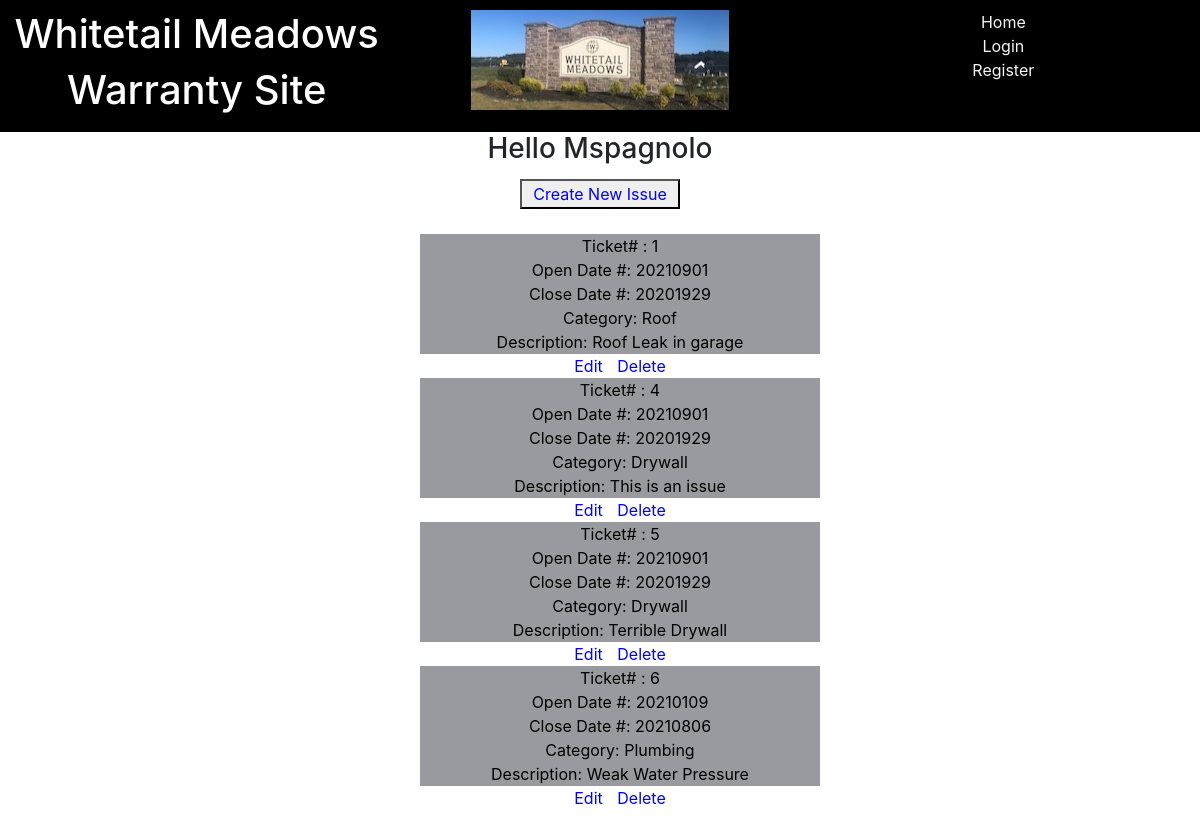
The app's page /welcome/1, older data.
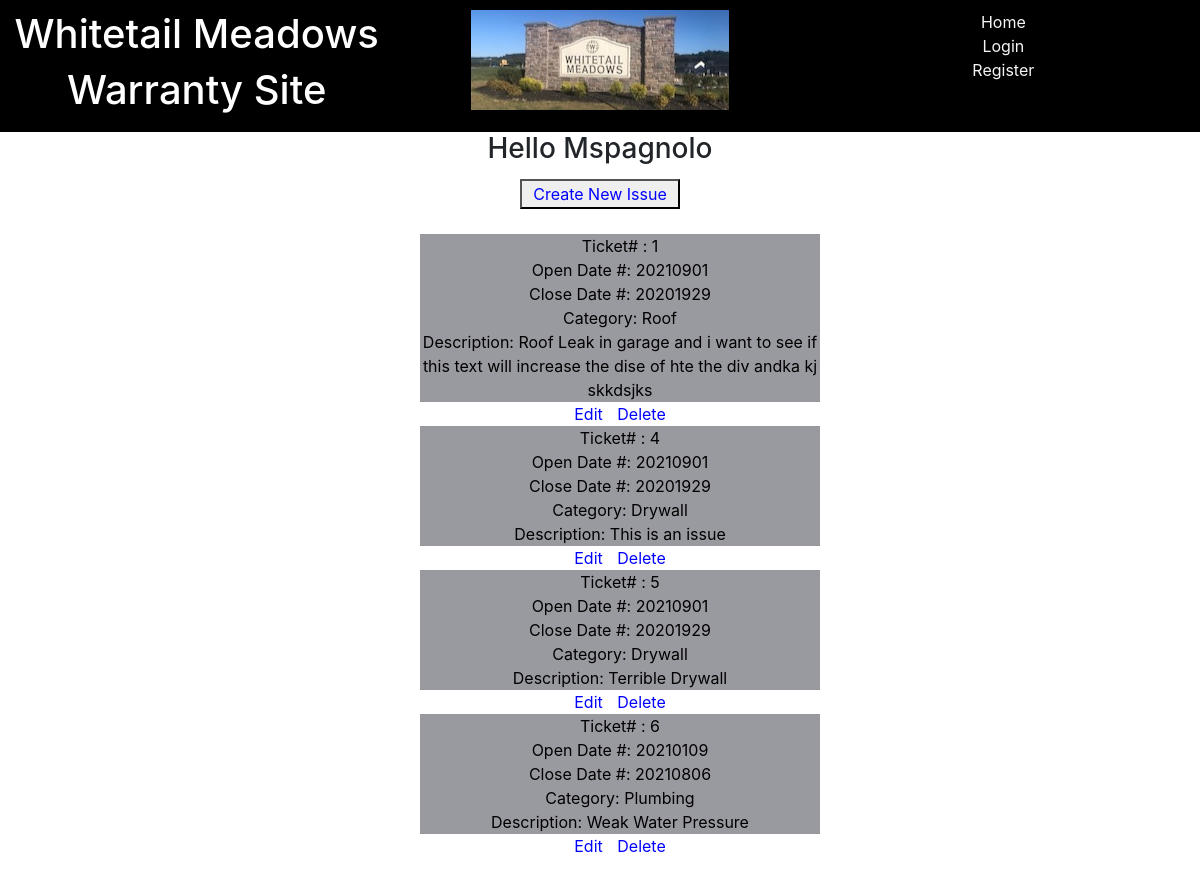
The same page, newer data.
### project_files/models.py (models this page shows, shortened)
class User(db.Model,UserMixin):
    __tablename__ = 'users'
    id = db.Column(db.Integer,primary_key=True)
    email = db.Column(db.String(64),unique=True,index=True)
    username = db.Column(db.String(64),unique=True,index=True)
    password_hash = db.Column(db.String(128))
    address = db.Column(db.String(128),unique=True,index=True)
    tickets = db.relationship('TicketModel',backref='tickets',lazy='dynamic')

class TicketModel(db.Model):
    __tablename__ = 'tickets'
    id = db.Column(db.Integer,primary_key=True)
    home_id = db.Column(db.Integer,db.ForeignKey('users.id'))
    desc = db.Column(db.Text)
    create_date = db.Column(db.Text) #MMDDYYYY
    close_date = db.Column(db.Text)
    category_id = db.Column(db.Integer,db.ForeignKey('category.id'))

class CategoryModel(db.Model):
    __tablename__='category'
    id = db.Column(db.Integer,primary_key=True)
    category = db.Column(db.Text)

### app.py (the view)
@app.route('/welcome/<user_id>',methods=['GET','POST'])
def welcome_user(user_id=0):
    user_id = int(user_id)
    session['user_id']=user_id
    owner = User.query.get_or_404(user_id).username
    tickets = db.session.query(CategoryModel.category,TicketModel.id,TicketModel.desc,\
        TicketModel.create_date,TicketModel.close_date)\
        .outerjoin(CategoryModel,TicketModel.category_id==CategoryModel.id).filter(TicketModel.home_id==user_id).all()
    return render_template('welcome_user.html',tickets=tickets,user_id=user_id,owner=owner)

### project_files/templates/welcome_user.html (shortened to what this page needs)
<!DOCTYPE html>
<html lang="en">
<head>
</head>
{% extends "base.html" %}
{% block content %}
<body>
    <div>
                <h3>Hello {{owner}} </h3>
                <h2>  <h2>
            <button><a href="{{url_for('add_item')}}"> Create New Issue </a></button>
            <ul>
                {% for ticket in tickets %}
                <li class='listitem'>
                    <div>Ticket# : {{ticket.id}}</div>
                    <div>Open Date #: {{ticket.create_date}}</div>
                    <div>Close Date #: {{ticket.close_date}}</div>
                    <div>Category: {{ticket.category}}</div>
                    <div>Description: {{ticket.desc}}</div>
                </li>
                <a href="/ticket/{{ticket.id}}">Edit</a>
                <a href="{{url_for('delete',ticket_id = ticket.id)}}">Delete</a>
                {% endfor %}
            </ul>
    </div>
</body>
{% endblock %}

### project_files/templates/base.html (shortened to what this page needs)
<!DOCTYPE html>
<html lang="en">
<head>
    <link rel="stylesheet" href="https://maxcdn.bootstrapcdn.com/bootstrap/4.0.0/css/bootstrap.min.css"
>
    <link rel="stylesheet" href="{{url_for('static',filename='/css/styles.css')}}">
</head>
<body>
    <div class="row site-nav">
        <div class="col-md-4 base-name">
            <h1>Whitetail Meadows</h1>
            <h1>Warranty Site</h1>
        </div>
        <div class='col-md-4 base-pic'>
            <img src="{{url_for('static', filename='/images/sign1.jpeg', width=100, height=25, quality=95)}}" />
        </div>
        <div class="col-md-4 base-nav">
            <ul class='navbar-nav base-ul'>
                <li class="nav-li"><a class="base-a" href="{{url_for('index')}}">Home</a></li>
                {% if current_user.is_authenticated%}
                <li class="nav-li"><a class="base-a" href="{{url_for('logout')}}">Logout</a></li>
                <li class="nav-li"><a class="base-a" href="{{url_for('reports')}}">Reports</a></li>
                {% else %}
                <li class="nav-li"><a class="base-a" href="{{url_for('login')}}">Login</a></li>
                <li class="nav-li"><a class="base-a" href="{{url_for('register')}}">Register</a></li>
                {% endif%}
            </ul>
        </div>
    </div>
    {% block content %}
    {% endblock %}
</body>
</html>

### project_files/static/css/styles.css (style rules this page uses)
a { margin: 5px; color:blue; }
body { text-align: center; }
div { text-align: center; }
button { margin-top: 5px; margin-bottom: 25px; }
li { list-style: none; }
ul { list-style: none; }
.listitem { background-color: rgb(153, 153, 160); color:black; width: 400px; margin: auto; }
.base-ul { text-align: center; }
.site-nav { background-color: black; padding: 10px; }
.base-name { background-color: black; color: white; }
.base-pic { background-color: black; color: white; }
.base-nav { background-color: black; color: white; }
.base-a { color: whitesmoke; }

Row changes from the older to the newer data that the page shows:
changed TicketModel "Roof": desc "Roof Leak in garage" → "Roof Leak in garage and i want to see if this text will increase the dise of hte the div andka kj skkdsjks"
